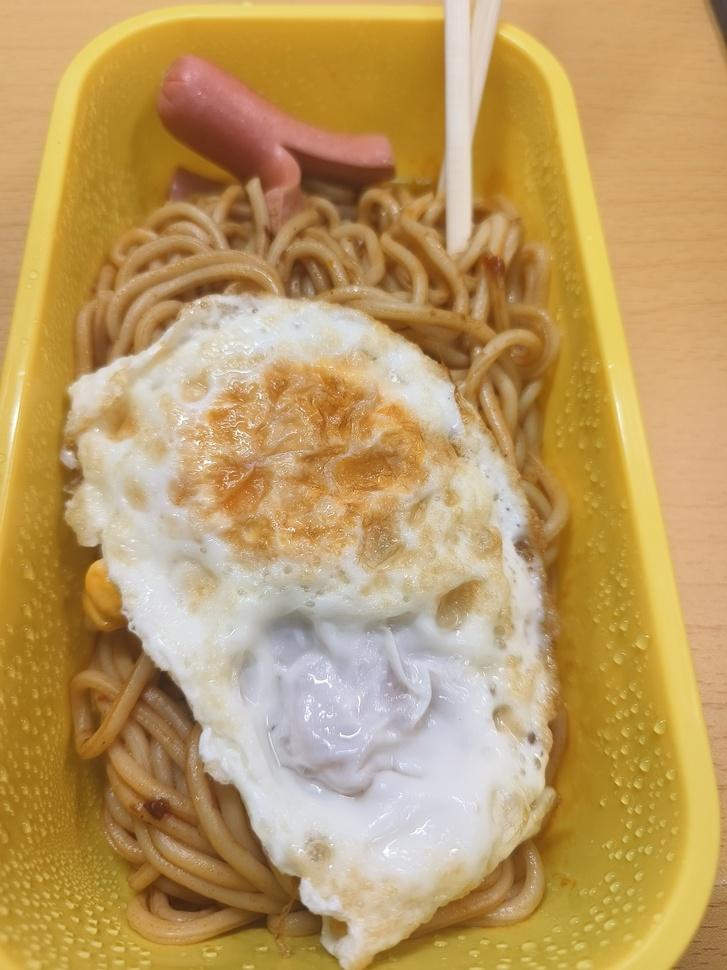
#> input picture exp1/images/test.jpg, 727 x 970 px, shrunk from 3072 x 4096 before the run, found by its file name
$ python main.py
#> lines starting #> are read from the running program, lines starting #| are printed output that depends on the picture
import cv2
import numpy as np

# --------------------------
# 任务1: 读取WSL内部的测试图片
# --------------------------
img = cv2.imread("/home/tangzhenzhou/cv-course/exp1/images/test.jpg")
#> img is the input picture: shape (970, 727, 3); mean B, G, R 99.1, 155.4, 188.2
if img is None:
    print("图片读取失败，请检查路径！")
    exit()

# --------------------------
# 任务2: 输出图像基本信息
# --------------------------
height, width, channels = img.shape
#> height = 970; width = 727; channels = 3
dtype = img.dtype
print(f"图像尺寸：宽度={width}，高度={height}")
#| 图像尺寸：宽度=727，高度=970
print(f"通道数：{channels}")
#| 通道数：3
print(f"像素数据类型：{dtype}")
#| 像素数据类型：uint8

# --------------------------
# 任务3: 显示原图（OpenCV方式）
# --------------------------
cv2.imshow("原图", img)
cv2.waitKey(0)  # 等待按键后关闭窗口
cv2.destroyAllWindows()

# --------------------------
# 任务4: 转换为灰度图并显示
# --------------------------
img_gray = cv2.cvtColor(img, cv2.COLOR_BGR2GRAY)
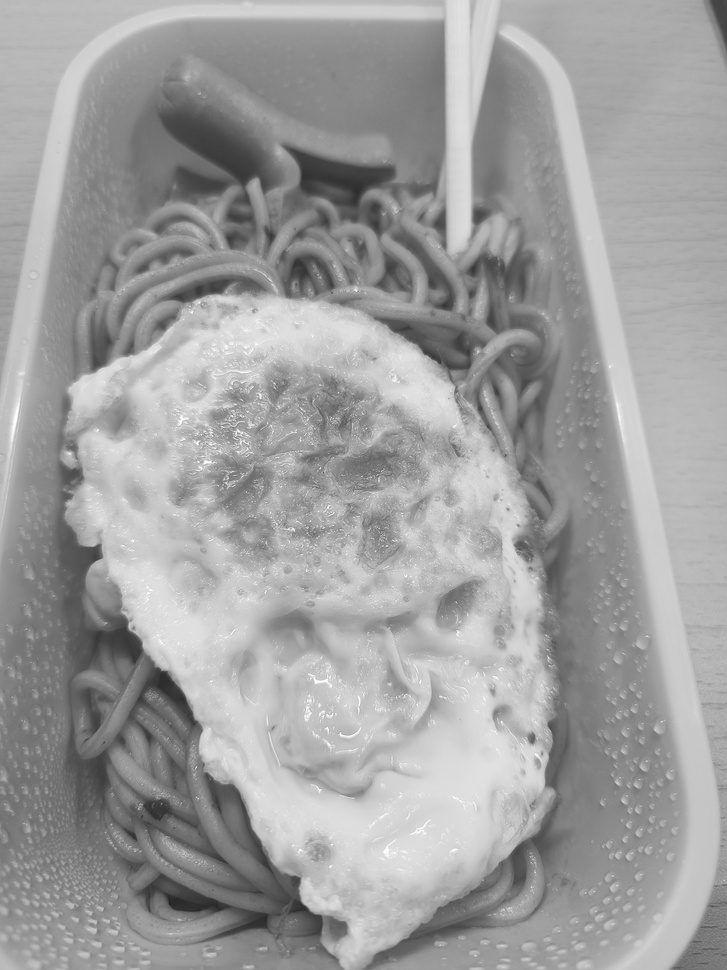
#> img_gray: shape (970, 727); min 36, max 255, mean 158.8
cv2.imshow("灰度图", img_gray)
cv2.waitKey(0)
cv2.destroyAllWindows()

# --------------------------
# 任务5: 保存灰度图
# --------------------------
cv2.imwrite("gray_test.jpg", img_gray)
print("灰度图已保存为 gray_test.jpg")

# --------------------------
# 任务6: NumPy操作
# --------------------------
pixel_bgr = img[50, 50]
#> pixel_bgr = [125, 179, 220]
print(f"像素(50,50)的BGR值：{pixel_bgr}")
#| 像素(50,50)的BGR值：[125 179 220]

crop_img = img[0:100, 0:100]
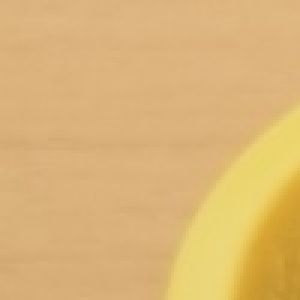
#> crop_img: shape (100, 100, 3) (shown 3 times larger); mean B, G, R 118, 181.4, 220.3
cv2.imwrite("crop_test.jpg", crop_img)
print("左上角裁剪区域已保存为 crop_test.jpg")

$ run again, with exp5/a4_test.jpg copied over exp1/images/test.jpg
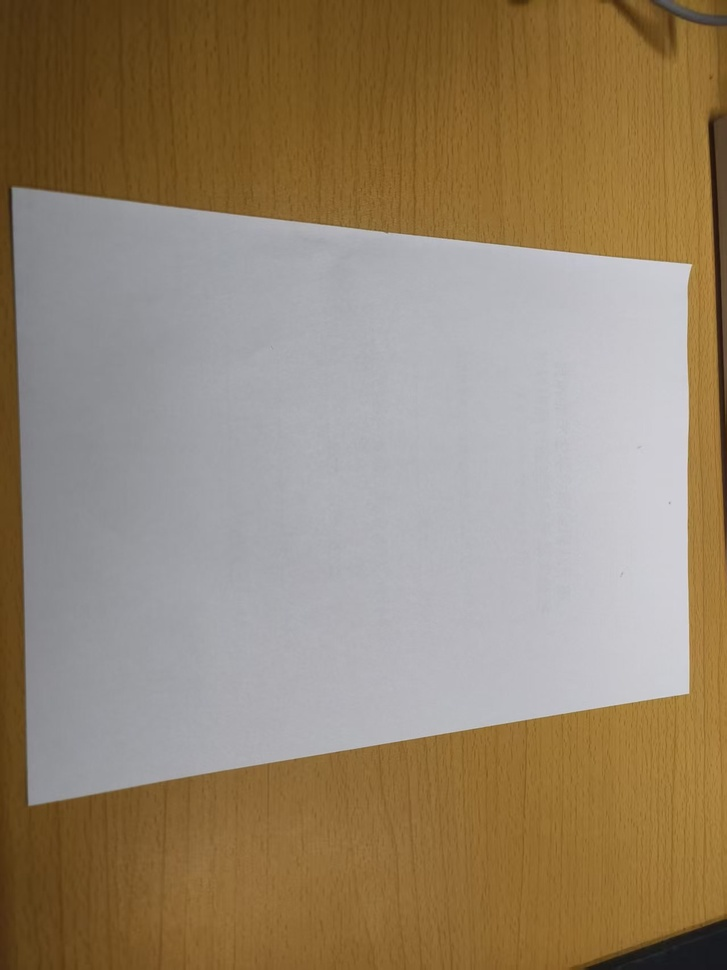
#> input picture exp5/a4_test.jpg, 727 x 970 px, shrunk from 1279 x 1706 before the run, found by its file name
#> img is the input picture: shape (970, 727, 3); mean B, G, R 109.2, 132.9, 150.2
#| 图像尺寸：宽度=727，高度=970
#| 通道数：3
#| 像素数据类型：uint8
#> `img_gray = cv2.cvtColor(img, cv2.COLOR_BGR2GRAY)`:
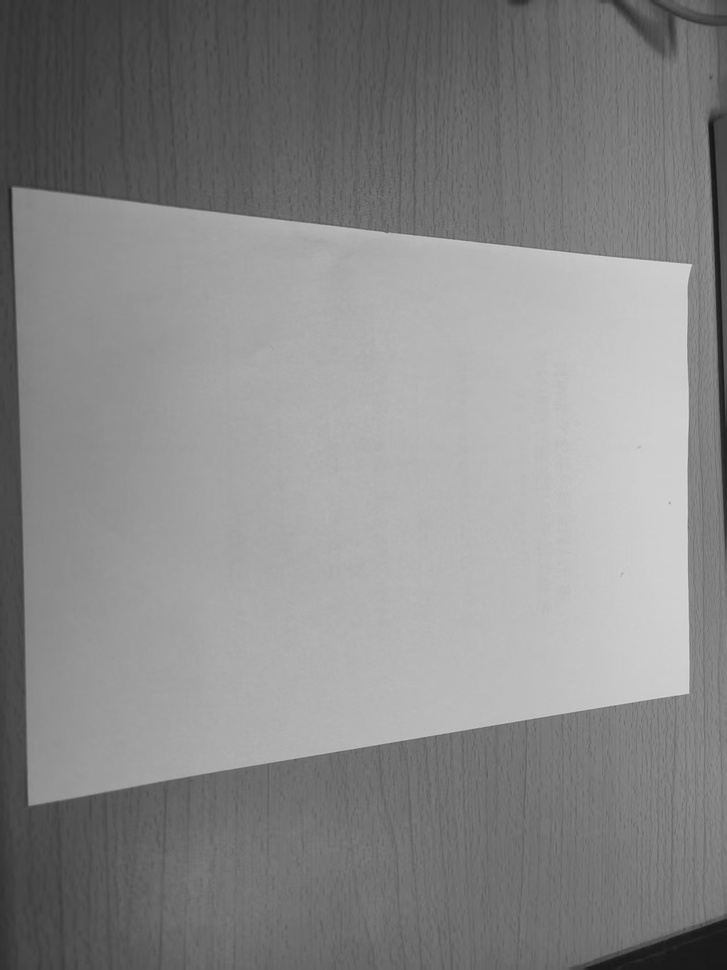
#> img_gray: shape (970, 727); min 19, max 216, mean 135.3
#> pixel_bgr = [19, 56, 82]
#| 像素(50,50)的BGR值：[19 56 82]
#> `crop_img = img[0:100, 0:100]`:
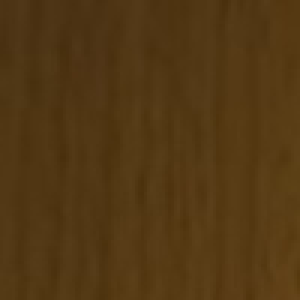
#> crop_img: shape (100, 100, 3) (shown 3 times larger); mean B, G, R 19.8, 56, 82.7
